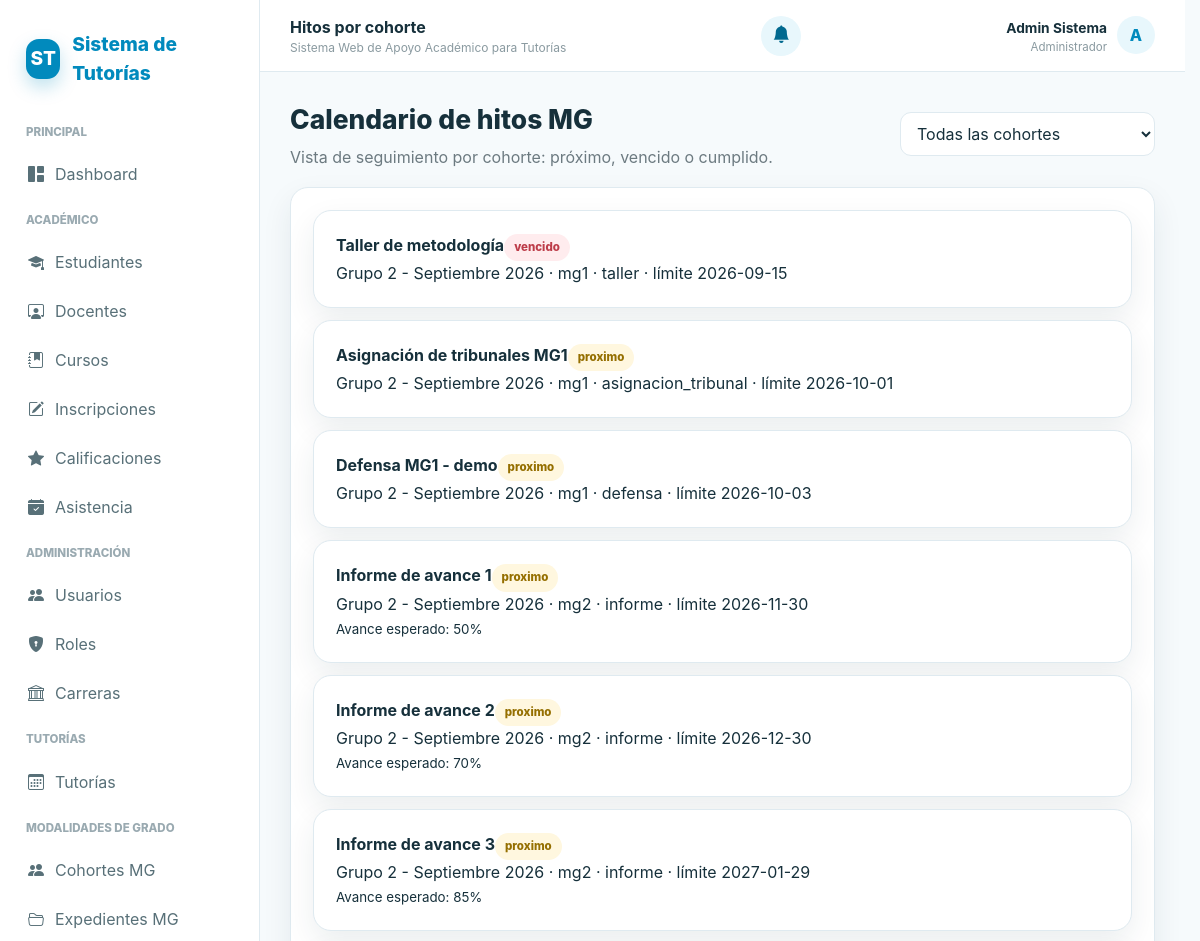
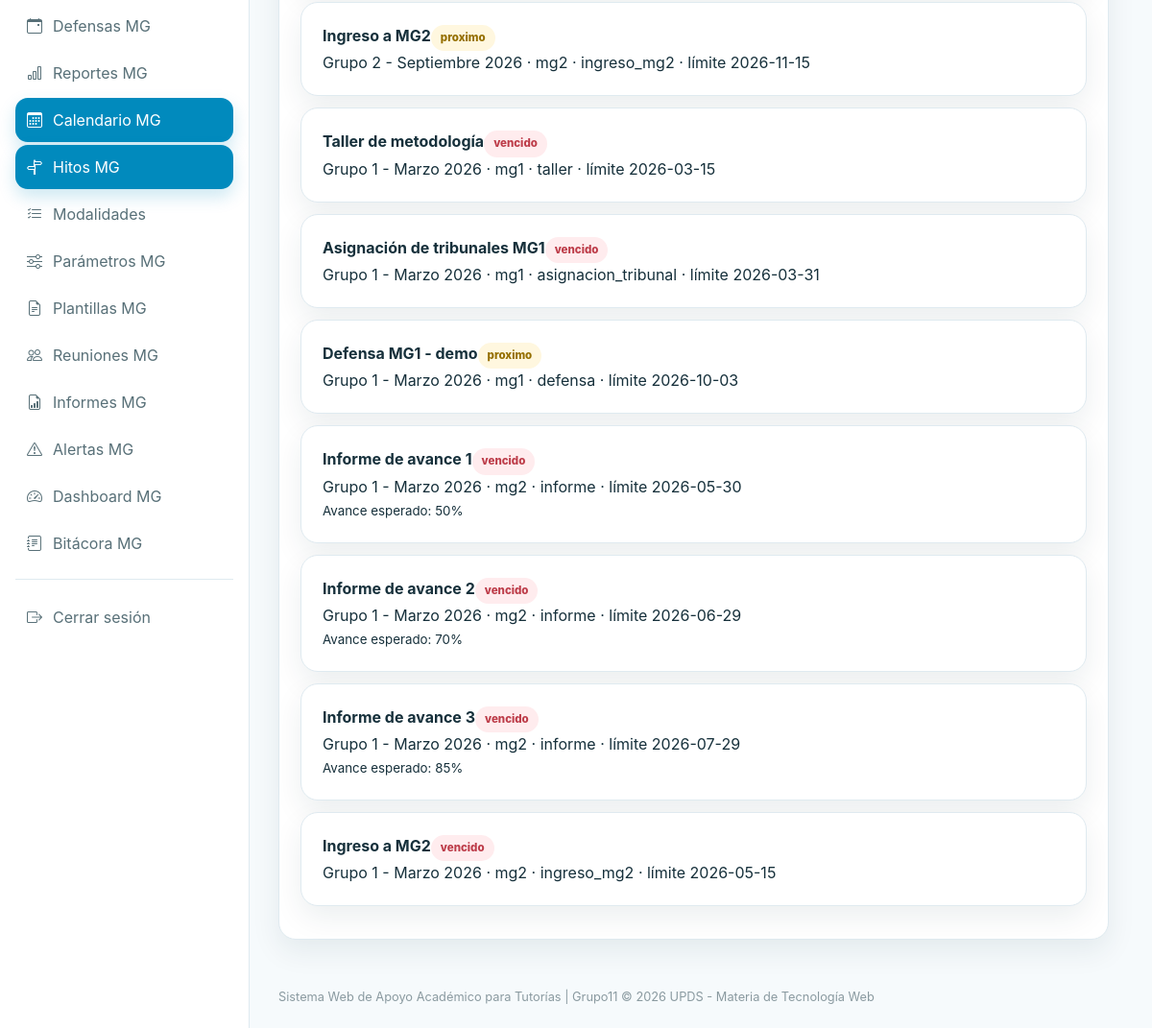
The page /controllers/mg_calendario_hitos.php (signed in) on the database its author committed (2 pictures, top to bottom).
### tables this page shows
CREATE TABLE IF NOT EXISTS calendario_mg (
    id_hito INT AUTO_INCREMENT PRIMARY KEY,
    id_cohorte INT NOT NULL,
    etapa ENUM('previa','mg1','mg2') NOT NULL,
    tipo ENUM('taller','asignacion_tutor','asignacion_tribunal','informe','defensa','ingreso_mg2','otro') NOT NULL,
    nombre VARCHAR(180) NOT NULL,
    orden INT NOT NULL DEFAULT 1,
    fecha_limite DATE NULL,
    avance_esperado_pct TINYINT UNSIGNED NULL,
    CONSTRAINT fk_calendario_mg_cohorte
        FOREIGN KEY (id_cohorte) REFERENCES cohortes_mg(id_cohorte) ON DELETE CASCADE,
    CONSTRAINT chk_calendario_mg_avance CHECK (avance_esperado_pct IS NULL OR avance_esperado_pct BETWEEN 0 AND 100)
);

CREATE TABLE IF NOT EXISTS cohortes_mg (
    id_cohorte INT AUTO_INCREMENT PRIMARY KEY,
    codigo VARCHAR(40) NOT NULL UNIQUE,
    nombre VARCHAR(150) NOT NULL,
    fecha_inicio DATE NOT NULL,
    fecha_fin DATE NULL,
    activa TINYINT(1) NOT NULL DEFAULT 1
);

### controllers/mg_calendario_hitos.php (called while the page is built)
<?php
declare(strict_types=1);require_once __DIR__.'/../config/conexion.php';require_once __DIR__.'/../includes/seguridad.php';require_once __DIR__.'/../includes/permisos.php';require_once __DIR__.'/../models/MgCalendarioModel.php';require_role(['administrador','coordinador_mg','auxiliar_mg','docente','estudiante']);requerir_permiso('mg.calendario.ver');$m=new MgCalendarioModel($pdo);$coh=(int)($_GET['id_cohorte']??0);$hitos=$m->listar($coh?:null);$cohortes=$pdo->query('SELECT * FROM cohortes_mg ORDER BY fecha_inicio DESC')->fetchAll();$tituloPagina='Hitos por cohorte';require __DIR__.'/../views/mg/calendario/hitos.php';

### models/MgCalendarioModel.php (called while the page is built, shortened)
<?php
class MgCalendarioModel
{
    public function listar(?int $idCohorte = null): array
    {
        $sql = 'SELECT k.*, c.nombre AS cohorte_nombre FROM calendario_mg k JOIN cohortes_mg c ON c.id_cohorte = k.id_cohorte';
        $params = [];
        $sql .= ' ORDER BY c.fecha_inicio DESC, k.etapa, k.orden, k.fecha_limite, k.id_hito';
        $stmt = $this->pdo->prepare($sql);
        $stmt->execute($params);
        return $stmt->fetchAll();
    }
}

### includes/seguridad.php (called while the page is built, shortened)
<?php
function e($v): string { return htmlspecialchars((string) $v, ENT_QUOTES, 'UTF-8'); }

### views/mg/calendario/hitos.php (the view)
<?php require __DIR__.'/../../layouts/header.php'; ?><div class="toolbar"><div><h1 class="page-title">Calendario de hitos MG</h1><p class="subtitle">Vista de seguimiento por cohorte: próximo, vencido o cumplido.</p></div><form method="get"><select name="id_cohorte" onchange="this.form.submit()"><option value="0">Todas las cohortes</option><?php foreach($cohortes as $c): ?><option value="<?=$c['id_cohorte']?>" <?=$coh==(int)$c['id_cohorte']?'selected':''?>><?=e($c['nombre'])?></option><?php endforeach;?></select></form></div><div class="card"><div class="card-body"><div class="timeline"><?php foreach($hitos as $h): $cumplido=false;if($h['tipo']==='informe'){$s=$pdo->prepare('SELECT COUNT(*) FROM informes_avance i JOIN expedientes_mg x ON x.id_expediente=i.id_expediente WHERE i.id_hito=?');$s->execute([$h['id_hito']]);$cumplido=(int)$s->fetchColumn()>0;}elseif($h['tipo']==='defensa'){$s=$pdo->prepare('SELECT COUNT(*) FROM defensas_mg d JOIN expedientes_mg x ON x.id_expediente=d.id_expediente WHERE x.id_cohorte=? AND d.fecha<=CURDATE() AND d.estado="realizada"');$s->execute([$h['id_cohorte']]);$cumplido=(int)$s->fetchColumn()>0;} $estado=$cumplido?'cumplido':((!empty($h['fecha_limite'])&&$h['fecha_limite']<date('Y-m-d'))?'vencido':'proximo');?><div class="card" style="margin-bottom:12px"><div class="card-body"><strong><?=e($h['nombre'])?></strong><span class="badge badge-<?= $estado==='cumplido'?'success':($estado==='vencido'?'danger':'warning') ?>"><?=e($estado)?></span><div><?=e($h['cohorte_nombre'])?> · <?=e($h['etapa'])?> · <?=e($h['tipo'])?> · límite <?=e($h['fecha_limite']??'sin fecha')?></div><?php if($h['avance_esperado_pct']!==null): ?><small>Avance esperado: <?=e($h['avance_esperado_pct'])?>%</small><?php endif;?></div></div><?php endforeach;if(!$hitos): ?><p>No hay hitos cargados.</p><?php endif;?></div></div></div><?php require __DIR__.'/../../layouts/footer.php'; ?>

### assets/css/style.css (style rules this page uses)
:root { --primary: #018abd; --primary-dark: #01698f; --primary-light: #e8f7fc; --primary-soft: #f1fbfe; --text: #16303b; --muted: #6c7a80; --bg: #f6fafc; --card: #ffffff; --border: #dfeaf0; --success: #18824a; --success-bg: #eaf8f0; --warning: #956f00; --warning-bg: #fff7df; --danger: #bd3c49; --danger-bg: #ffecee; --shadow: 0 12px 30px rgba(0, 45, 65, 0.08); --shadow-hover: 0 12px 28px rgba(1, 138, 189, 0.18); --radius: 18px; --pill: 999px; }
* { box-sizing: border-box; }
html { scroll-behavior: smooth; }
body { margin: 0; font-family: Inter, system-ui, -apple-system, BlinkMacSystemFont, "Segoe UI", sans-serif; background: var(--bg); color: var(--text); line-height: 1.5; }
button, input, select, textarea { font: inherit; }
button, a, input, select, textarea { -webkit-tap-highlight-color: transparent; }
.page-title { font-size: 1.65rem; font-weight: 800; margin: 0; }
.subtitle { color: var(--muted); margin: 5px 0 0; }
.toolbar { display: flex; gap: 14px; justify-content: space-between; align-items: center; flex-wrap: wrap; margin-bottom: 18px; }
.card { background: var(--card); border: 1px solid var(--border); border-radius: var(--radius); box-shadow: var(--shadow); }
.card-body { padding: 22px; }
input, select, textarea { width: 100%; border: 1px solid var(--border); border-radius: 11px; padding: 10px 12px; background: #ffffff; color: var(--text); outline: none; transition: border-color 0.2s ease, box-shadow 0.2s ease; }
.badge { display: inline-flex; align-items: center; border-radius: var(--pill); padding: 5px 10px; font-size: 0.72rem; font-weight: 800; white-space: nowrap; }
.badge-warning { background: var(--warning-bg); color: var(--warning); }
.badge-danger { background: var(--danger-bg); color: var(--danger); }
html { scrollbar-gutter: stable; }

### rows shown on the page
calendario_mg: nombre "Taller de metodología", fecha_limite "vencido", id_cohorte.nombre "Grupo 2 - Septiembre 2026", etapa "mg1", tipo "taller", fecha_limite "2026-09-15"
calendario_mg: nombre "Asignación de tribunales MG1", fecha_limite "proximo", id_cohorte.nombre "Grupo 2 - Septiembre 2026", etapa "mg1", tipo "asignacion_tribunal", fecha_limite "2026-10-01"
calendario_mg: nombre "Defensa MG1 - demo", estado "proximo", id_cohorte.nombre "Grupo 2 - Septiembre 2026", etapa "mg1", tipo "defensa", fecha_limite "2026-10-03"
calendario_mg: nombre "Informe de avance 1", estado "proximo", id_cohorte.nombre "Grupo 2 - Septiembre 2026", etapa "mg2", tipo "informe", fecha_limite "2026-11-30", avance_esperado_pct "50"
calendario_mg: nombre "Informe de avance 2", estado "proximo", id_cohorte.nombre "Grupo 2 - Septiembre 2026", etapa "mg2", tipo "informe", fecha_limite "2026-12-30", avance_esperado_pct "70"
calendario_mg: nombre "Informe de avance 3", estado "proximo", id_cohorte.nombre "Grupo 2 - Septiembre 2026", etapa "mg2", tipo "informe", fecha_limite "2027-01-29", avance_esperado_pct "85"
calendario_mg: nombre "Ingreso a MG2", fecha_limite "proximo", id_cohorte.nombre "Grupo 2 - Septiembre 2026", etapa "mg2", tipo "ingreso_mg2", fecha_limite "2026-11-15"
calendario_mg: nombre "Taller de metodología", fecha_limite "vencido", id_cohorte.nombre "Grupo 1 - Marzo 2026", etapa "mg1", tipo "taller", fecha_limite "2026-03-15"
calendario_mg: nombre "Asignación de tribunales MG1", fecha_limite "vencido", id_cohorte.nombre "Grupo 1 - Marzo 2026", etapa "mg1", tipo "asignacion_tribunal", fecha_limite "2026-03-31"
calendario_mg: nombre "Defensa MG1 - demo", estado "proximo", id_cohorte.nombre "Grupo 1 - Marzo 2026", etapa "mg1", tipo "defensa", fecha_limite "2026-10-03"
calendario_mg: nombre "Informe de avance 1", estado "vencido", id_cohorte.nombre "Grupo 1 - Marzo 2026", etapa "mg2", tipo "informe", fecha_limite "2026-05-30", avance_esperado_pct "50"
calendario_mg: nombre "Informe de avance 2", estado "vencido", id_cohorte.nombre "Grupo 1 - Marzo 2026", etapa "mg2", tipo "informe", fecha_limite "2026-06-29", avance_esperado_pct "70"
calendario_mg: nombre "Informe de avance 3", estado "vencido", id_cohorte.nombre "Grupo 1 - Marzo 2026", etapa "mg2", tipo "informe", fecha_limite "2026-07-29", avance_esperado_pct "85"
calendario_mg: nombre "Ingreso a MG2", fecha_limite "vencido", id_cohorte.nombre "Grupo 1 - Marzo 2026", etapa "mg2", tipo "ingreso_mg2", fecha_limite "2026-05-15"

### other values the page prints
$tituloPagina "Hitos por cohorte"
$nombreUsuario "Admin Sistema"
$rolVisible "Administrador"
$inicialUsuario "A"
